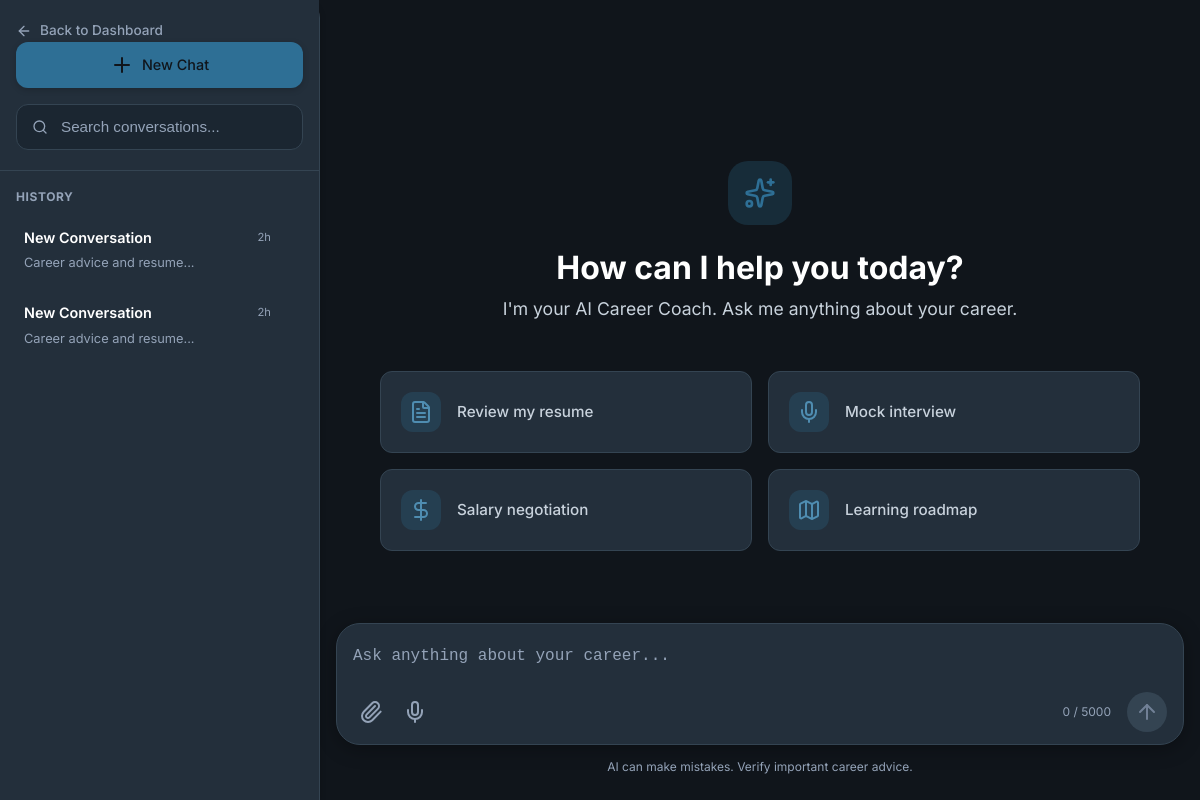
Page /chat/?session_id=ea427d94-c9b4-411f-9eb3-1e8d97e396e0 (signed in) on the earlier database version.
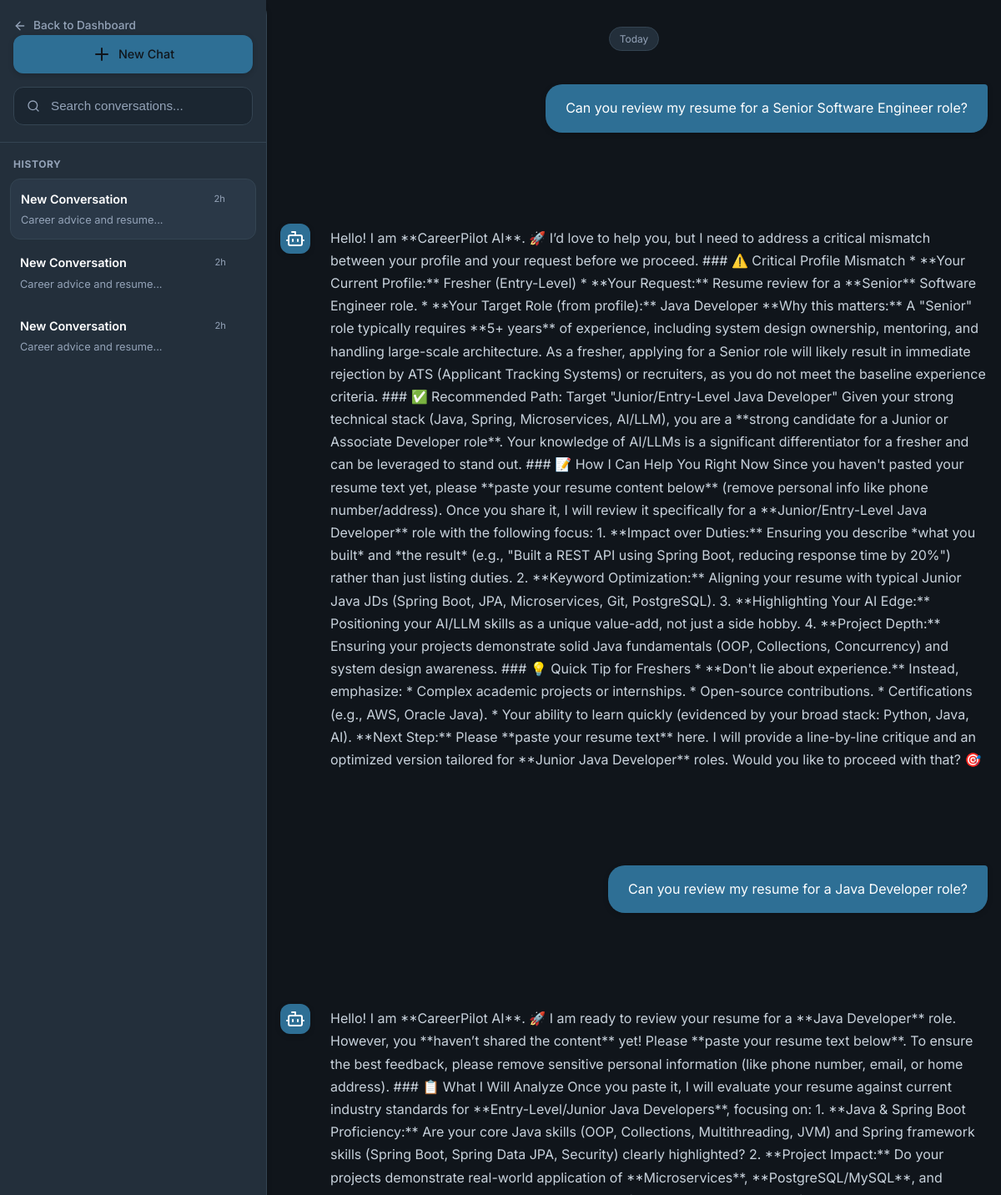
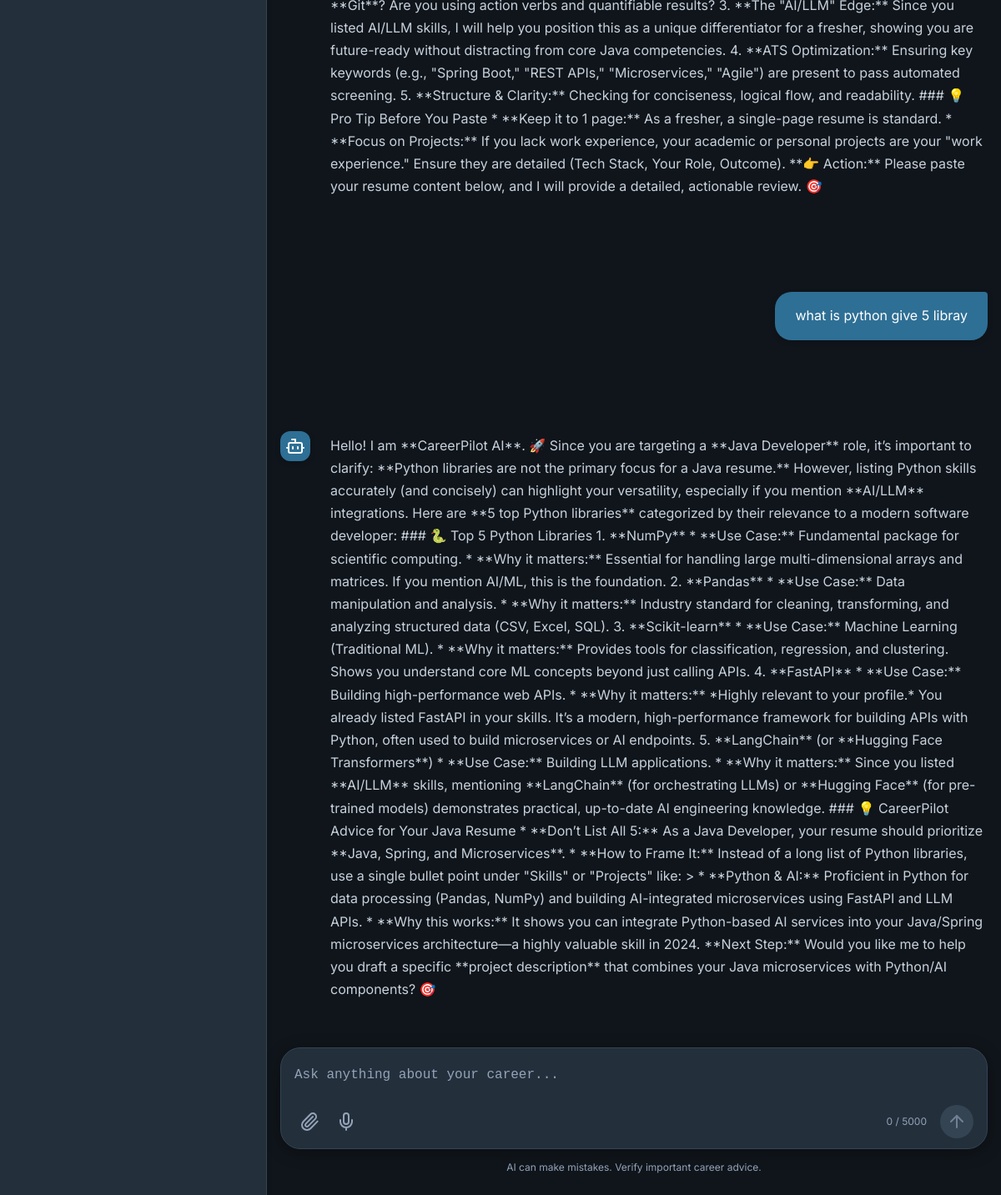
Same page on the later database version (2 pictures, top to bottom).
### tables this page shows
CREATE TABLE chat_sessions (
            session_id TEXT PRIMARY KEY,
            user_id INTEGER NOT NULL,
            title TEXT DEFAULT 'New Conversation',
            is_pinned INTEGER DEFAULT 0,
            is_archived INTEGER DEFAULT 0,
            created_at TIMESTAMP DEFAULT CURRENT_TIMESTAMP,
            updated_at TIMESTAMP DEFAULT CURRENT_TIMESTAMP,
            FOREIGN KEY (user_id) REFERENCES users(id) ON DELETE CASCADE
        );

CREATE TABLE chat_history (
    id INTEGER PRIMARY KEY AUTOINCREMENT,
    user_id INTEGER NOT NULL,
    session_id TEXT NOT NULL,
    role TEXT NOT NULL CHECK(role IN ('user', 'assistant', 'system')),
    message TEXT NOT NULL,
    module TEXT DEFAULT 'career_coach',
    metadata TEXT DEFAULT '{}',
    created_at TIMESTAMP DEFAULT CURRENT_TIMESTAMP,
    FOREIGN KEY (user_id) REFERENCES users(id) ON DELETE CASCADE
);

### backend/routes/chat.py (the view)
@chat_bp.route('/')
@login_required
def index():
    user_id = session['user_id']
    session_id = request.args.get('session_id')
    if not session_id:
        session_id = ChatModel.generate_session_id()
    messages = ChatModel.get_session(session_id)
    sessions = ChatModel.get_user_sessions(user_id, module='career_coach')
    suggestions = get_suggested_questions('general')
    return render_template('chat/index.html',
                         session_id=session_id,
                         messages=messages,
                         sessions=sessions,
                         suggestions=suggestions)

### backend/database/db.py (called while the page is built)
def get_db_path() -> str:
    base_dir = os.path.dirname(os.path.dirname(os.path.dirname(os.path.abspath(__file__))))
    return os.path.join(base_dir, DATABASE_PATH)

def get_connection(db_path: Optional[str] = None) -> sqlite3.Connection:
    path = db_path or get_db_path()
    conn = sqlite3.connect(path)
    conn.row_factory = sqlite3.Row
    conn.execute("PRAGMA foreign_keys = ON")
    conn.execute("PRAGMA journal_mode = WAL")
    return conn

@contextmanager
def get_db(db_path: Optional[str] = None):
    conn = get_connection(db_path)
    try:
        yield conn
        conn.commit()
    except Exception:
        conn.rollback()
        raise
    finally:
        conn.close()

def execute_query(query: str, params: tuple = (), db_path: Optional[str] = None) -> list[dict]:
    from backend.utils.logger import db_logger
    import time
    start = time.time()
    with get_db(db_path) as db:
        cursor = db.execute(query, params)
        rows = cursor.fetchall()
        duration = int((time.time() - start) * 1000)
        table = query.split('FROM')[1].split('WHERE')[0].strip() if 'FROM' in query else 'unknown'
        log_msg = f"\n[DB]\nSELECT\n{table}\nRows:{len(rows)}\n{duration} ms"
        db_logger.info(log_msg)
        return [dict(row) for row in rows]

### backend/models/chat.py (called while the page is built)
    @staticmethod
    def get_session(session_id: str) -> list[dict]:
        return execute_query(
            "SELECT * FROM chat_history WHERE session_id = ? ORDER BY created_at ASC",
            (session_id,)
        )

    @staticmethod
    def get_user_sessions(user_id: int, module: str = None) -> list[dict]:
        return execute_query(
            """
            SELECT
                cs.session_id,
                cs.title,
                cs.is_pinned,
                cs.is_archived,
                cs.created_at as session_created_at,
                cs.updated_at,
                MIN(ch.created_at) as started_at,
                MAX(ch.created_at) as last_message,
                COUNT(ch.id) as message_count
            FROM chat_sessions cs
            LEFT JOIN chat_history ch ON cs.session_id = ch.session_id
            WHERE cs.user_id = ? AND cs.is_archived = 0
            GROUP BY cs.session_id
            ORDER BY cs.is_pinned DESC, cs.updated_at DESC
            """,
            (user_id,)
        )

### templates/chat/index.html (shortened to what this page needs)
{% extends "base.html" %}
{% block extra_css %}
<link rel="stylesheet" href="{{ url_for('static', filename='css/chat-premium.css') }}?v=2.2.0">
<link rel="stylesheet" href="https://cdnjs.cloudflare.com/ajax/libs/highlight.js/11.7.0/styles/atom-one-dark.min.css">
{% endblock %}
{% block body %}
<div class="chat-app-layout">
    <aside class="chat-app-sidebar">
        <div class="sidebar-header">
            <a href="{{ url_for('dashboard.index') }}" class="back-to-dash">
                <i data-lucide="arrow-left" style="width:16px;height:16px;"></i> Back to Dashboard
            </a>
            <button class="btn btn-primary w-100 mt-3 d-flex align-items-center justify-content-center gap-2 new-chat-btn" onclick="startNewChat()">
                <i data-lucide="plus"></i> New Chat
            </button>
            <div class="chat-search-wrapper mt-3">
                <input type="text" id="chatSearch" class="form-control" placeholder="Search conversations...">
            </div>
        </div>
        <div class="sidebar-conversations" id="chatSessionsList">
            {% if sessions %}
                <div class="chat-group-title">History</div>
                <div class="sessions-list">
                    {% for session_item in sessions %}
                    <a href="{{ url_for('chat.index', session_id=session_item.session_id) }}" class="session-card {% if session_item.session_id == session_id %}active{% endif %}" data-session-id="{{ session_item.session_id }}" data-title="{{ session_item.title|default('Conversation') }}">
                        <div class="session-card-content">
                            <div class="session-title-row">
                                <span class="session-title">
                                    {{ session_item.title|default('New Conversation') }}
                                </span>
                                <span class="session-time">2h</span>
                            </div>
                            <div class="session-preview">Career advice and resume...</div>
                        </div>
                    </a>
                    {% endfor %}
                </div>
            {% else %}
                <div class="text-muted text-center" style="font-size: 0.85rem; padding: 2rem 0;">No conversation history</div>
            {% endif %}
        </div>
    </aside>
    <main class="chat-app-main">
        <div class="chat-messages" id="chatMessages">
            {% if not messages %}
                <div class="chat-empty-state">
                    <div class="empty-icon-wrapper">
                        <i data-lucide="sparkles" style="width:32px;height:32px;color:var(--primary);"></i>
                    </div>
                    <h2>How can I help you today?</h2>
                    <p class="empty-subtitle">I'm your AI Career Coach. Ask me anything about your career.</p>
                    <div class="empty-suggestions">
                        <div class="suggestion-card" onclick="setPrompt('Can you review my resume for a Senior Software Engineer role?')">
                            <div class="sugg-icon"><i data-lucide="file-text"></i></div>
                            <div class="sugg-text">Review my resume</div>
                        </div>
                        <div class="suggestion-card" onclick="setPrompt('Let\'s do a mock interview for a Product Manager position.')">
                            <div class="sugg-icon"><i data-lucide="mic"></i></div>
                            <div class="sugg-text">Mock interview</div>
                        </div>
                        <div class="suggestion-card" onclick="setPrompt('What is the best way to negotiate a 20% salary increase?')">
                            <div class="sugg-icon"><i data-lucide="dollar-sign"></i></div>
                            <div class="sugg-text">Salary negotiation</div>
                        </div>
                        <div class="suggestion-card" onclick="setPrompt('Create a 3-month learning roadmap to transition to AI Engineering.')">
                            <div class="sugg-icon"><i data-lucide="map"></i></div>
                            <div class="sugg-text">Learning roadmap</div>
                        </div>
                    </div>
                </div>
            {% else %}
                <div class="chat-message-row text-center mt-3 mb-4">
                    <span class="chat-date-badge">Today</span>
                </div>
                {% for msg in messages %}
                <div class="chat-message-row {{ msg.role }}" data-id="{{ loop.index }}">
                    <div class="chat-message">
                        {% if msg.role == 'assistant' %}
                            <div class="chat-avatar bg-primary text-white"><i data-lucide="bot"></i></div>
                        {% endif %}
                        <div class="chat-content">
                            <div class="chat-bubble {{ 'markdown-content' if msg.role == 'assistant' else 'user-bubble' }}">
                                {{ msg.message | safe }}
                            </div>
                        </div>
                    </div>
                </div>
                {% endfor %}
            {% endif %}
        </div>
        <div class="chat-input-container">
            <div class="chat-input-box">
                <form id="chatForm" class="w-100">
                    <textarea id="chatInput" class="app-input-field" placeholder="Ask anything about your career..." rows="1" required></textarea>
                    <div class="input-actions-row">
                        <div class="input-tools">
                            <button type="button" class="tool-btn" title="Attach file"><i data-lucide="paperclip"></i></button>
                            <button type="button" class="tool-btn" title="Voice Input"><i data-lucide="mic"></i></button>
                        </div>
                        <div class="input-send-wrapper">
                            <span id="charCounter" class="char-counter">0 / 5000</span>
                            <button type="submit" id="sendBtn" class="send-btn circular" title="Send message" disabled>
                                <i data-lucide="arrow-up"></i>
                            </button>
                        </div>
                    </div>
                </form>
            </div>
            <div class="disclaimer-text">AI can make mistakes. Verify important career advice.</div>
        </div>
    </main>
</div>
{% endblock %}

### templates/base.html (shortened to what this page needs)
<!DOCTYPE html>
<html lang="en">
<head>
    <link href="https://unpkg.com/aos@2.3.1/dist/aos.css" rel="stylesheet">
    <link rel="stylesheet" href="{{ url_for('static', filename='css/main.css') }}">
    <link rel="stylesheet" href="{{ url_for('static', filename='css/components.css') }}">
    <link rel="stylesheet" href="{{ url_for('static', filename='css/dashboard.css') }}">
    <link rel="stylesheet" href="{{ url_for('static', filename='css/pages.css') }}">
    <link rel="stylesheet" href="{{ url_for('static', filename='css/animations.css') }}">
    {% block extra_css %}{% endblock %}
</head>
<body>
    {% block body %}{% endblock %}
</body>
</html>

### static/css/main.css (style rules this page uses)
:root { --primary: #2E6F95; --primary-light: #4F8DB1; --primary-dark: #1E5678; --primary-glow: rgba(46, 111, 149, 0.25); --accent: #D9A441; --accent-light: #E8C66D; --accent-dark: #B98524; --accent-glow: rgba(217, 164, 65, 0.20); --bg-primary: #10151B; --bg-secondary: #17212B; --bg-tertiary: #202B36; --bg-card: #232F3B; --bg-card-hover: #2A3847; --bg-input: #1B2631; --bg-glass: rgba(35, 47, 59, 0.70); --text-primary: #FFFFFF; --text-secondary: #C8D2DC; --text-tertiary: #94A3B8; --text-muted: #718096; --border: #344452; --border-light: rgba(255,255,255,0.05); --border-active: var(--primary); --success: #3BA55C; --warning: #F4B942; --danger: #E25555; --info: #5DA9E9; --shadow-sm: 0 2px 6px rgba(0,0,0,.18); --shadow-md: 0 8px 24px rgba(0,0,0,.28); --shadow-lg: 0 18px 50px rgba(0,0,0,.45); --shadow-glow: 0 0 35px rgba(46,111,149,.18); --shadow-card: inset 0 1px 0 rgba(255,255,255,.03); --glass-bg: rgba(35,47,59,.65); --glass-border: rgba(255,255,255,.08); --glass-blur: blur(24px); --font-primary: "Inter", -apple-system, BlinkMacSystemFont, "Segoe UI", sans-serif; --font-mono: "JetBrains Mono", monospace; --sidebar-width: 270px; --navbar-height: 72px; --radius-xs: 4px; --radius-sm: 8px; --radius-md: 12px; --radius-lg: 18px; --radius-xl: 24px; --radius-2xl: 32px; --radius-full: 999px; --transition-fast: .15s ease; --transition-normal: .30s ease; --transition-slow: .50s ease; --gradient-primary: linear-gradient( 135deg, #2E6F95 0%, #4F8DB1 100% ); --gradient-accent: linear-gradient( 135deg, #D9A441 0%, #E8C66D 100% ); --gradient-card: linear-gradient( 180deg, rgba(255,255,255,.03), rgba(255,255,255,.01) ); --gradient-bg: radial-gradient( circle at top right, rgba(46,111,149,.08), transparent 40% ), radial-gradient( circle at bottom left, rgba(217,164,65,.05), transparent 35% ); --btn-primary-bg: var(--gradient-primary); --btn-primary-hover: linear-gradient( 135deg, #3C7CA3, #5C99BD ); --btn-primary-text: #FFFFFF; --btn-secondary-bg: var(--gradient-accent); --btn-secondary-text: #1A1A1A; --hero-overlay: linear-gradient( 135deg, rgba(16,21,27,.92), rgba(23,33,43,.90) ); --chart-1: #2E6F95; --chart-2: #D9A441; --chart-3: #5DA9E9; --chart-4: #6BCB77; --chart-5: #F4B942; --chart-6: #E25555; --scrollbar-bg: #17212B; --scrollbar-thumb: #344452; --scrollbar-hover: #2E6F95; }
*, *::before, *::after { margin: 0; padding: 0; box-sizing: border-box; }
html { scroll-behavior: smooth; -webkit-font-smoothing: antialiased; -moz-osx-font-smoothing: grayscale; }
body { font-family: var(--font-primary); background: var(--bg-primary); color: var(--text-primary); line-height: 1.6; min-height: 100vh; overflow-x: hidden; }
a { color: var(--primary-light); text-decoration: none; transition: color var(--transition-fast); }
.gap-2 { gap: 1rem; }

### static/css/components.css (style rules this page uses)
.btn { display: inline-flex; align-items: center; justify-content: center; gap: 0.5rem; padding: 0.65rem 1.5rem; font-family: var(--font-primary); font-size: 0.9rem; font-weight: 600; border: none; border-radius: var(--radius-sm); cursor: pointer; transition: all var(--transition-fast); text-decoration: none; white-space: nowrap; }
.btn-primary { background: var(--primary); color: var(--bg-primary); box-shadow: var(--shadow-sm); }
.chat-message { display: flex; gap: 1rem; margin-bottom: 1.5rem; animation: fadeInUp 0.3s ease; }
.chat-avatar { width: 32px; height: 32px; border-radius: 4px; display: flex; align-items: center; justify-content: center; font-size: 1rem; font-weight: 500; flex-shrink: 0; }
.chat-bubble { max-width: 80%; padding: 0.8rem 1.2rem; border-radius: var(--radius-lg); font-size: 0.95rem; line-height: 1.6; }

### static/css/pages.css (style rules this page uses)
.chat-messages { flex: 1; padding: 1.5rem; overflow-y: auto; }

Differences in the rows shown:
added chat_sessions: title "New Conversation"
added chat_history: message "Can you review my resume for a Senior Software Engineer role?", role "user" (drawn)
added chat_history: role "assistant" (drawn), message "Hello! I am **CareerPilot AI**. 🚀 I’d love to help you, but I need to address a critical mismatch between your profile and your request before we proceed. ### ⚠️ Critical Profile Mismatch * **Your Current Profile:** Fresher (Entry-Level) * **Your Request:** Resume review for a **Senior** Software Engineer role. * **Your Target Role (from profile):** Java Developer **Why this matters:** A \"Senior\" role typically requires **5+ years** of experience, including system design ownership, mentoring, and handling large-scale architecture. As a fresher, applying for a Senior role will likely result in immediate rejection by ATS (Applicant Tracking Systems) or recruiters, as you do not meet the…"
added chat_history: message "Can you review my resume for a Java Developer role?", role "user" (drawn)
added chat_history: role "assistant" (drawn), message "Hello! I am **CareerPilot AI**. 🚀 I am ready to review your resume for a **Java Developer** role. However, you **haven’t shared the content** yet! Please **paste your resume text below**. To ensure the best feedback, please remove sensitive personal information (like phone number, email, or home address). ### 📋 What I Will Analyze Once you paste it, I will evaluate your resume against current industry standards for **Entry-Level/Junior Java Developers**, focusing on: 1. **Java & Spring Boot Proficiency:** Are your core Java skills (OOP, Collections, Multithreading, JVM) and Spring framework skills (Spring Boot, Spring Data JPA, Security) clearly highlighted? 2. **Project Impact:** Do your…"
added chat_history: message "what is python give 5 libray", role "user" (drawn)
added chat_history: role "assistant" (drawn), message "Hello! I am **CareerPilot AI**. 🚀 Since you are targeting a **Java Developer** role, it’s important to clarify: **Python libraries are not the primary focus for a Java resume.** However, listing Python skills accurately (and concisely) can highlight your versatility, especially if you mention **AI/LLM** integrations. Here are **5 top Python libraries** categorized by their relevance to a modern software developer: ### 🐍 Top 5 Python Libraries 1. **NumPy** * **Use Case:** Fundamental package for scientific computing. * **Why it matters:** Essential for handling large multi-dimensional arrays and matrices. If you mention AI/ML, this is the foundation. 2. **Pandas** * **Use Case:** Data…"
Other differences:
text no longer shown: "How can I help you today? I'm your AI Career Coach. Ask me anything about your career. Review my resume Mock interview Salary negotiation Learning roadmap"
text now shown: "Today"
